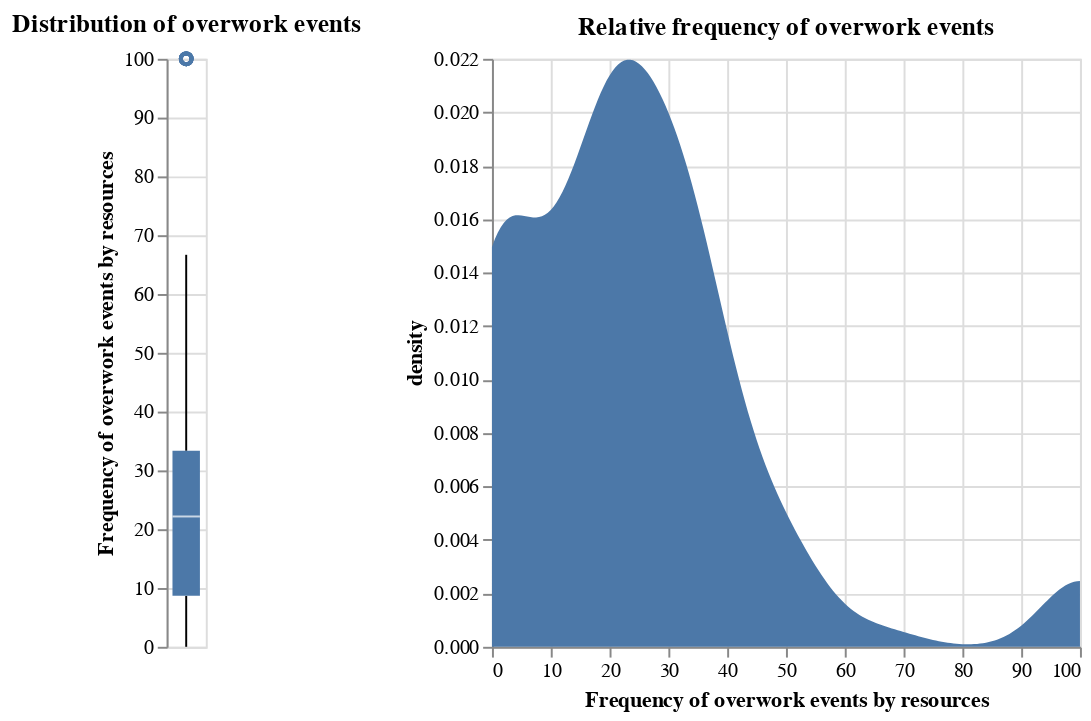

Notebook code cell kept with this figure:
### Code cell
alt.hconcat(
    alt.Chart(
        data=df_gb_events, 
        title='Distribution of overwork events'
    ).mark_boxplot().encode(
        y=alt.Y('freq_ow_events:Q')
            .title('Frequency of overwork events by resources')
    ),
    alt.Chart(
        data=df_gb_events,
        title='Relative frequency of overwork events'
    ).transform_density(
        'freq_ow_events',
        as_=['freq_ow_events', 'density']
    ).mark_area().encode(
        x=alt.X('freq_ow_events:Q')
            .title('Frequency of overwork events by resources'),
        y='density:Q'
    )
)

### Figure 1 — Vega-Lite specification as saved in the notebook (floating-point values rounded to 4 significant figures; data arrays with more than 128 entries replaced by an {"elided": "..."} marker saying what was removed)
{"config": {"view": {"continuousWidth": 300, "continuousHeight": 300}}, "hconcat": [{"mark": {"type": "boxplot"}, "encoding": {"y": {"field": "freq_ow_events", "title": "Frequency of overwork events by resources", "type": "quantitative"}}, "title": "Distribution of overwork events"}, {"mark": {"type": "area"}, "encoding": {"x": {"field": "freq_ow_events", "title": "Frequency of overwork events by resources", "type": "quantitative"}, "y": {"field": "density", "type": "quantitative"}}, "title": "Relative frequency of overwork events", "transform": [{"density": "freq_ow_events", "as": ["freq_ow_events", "density"]}]}], "data": {"name": "data-d1c2a7a1b421a2e0d92e15364015f656"}, "$schema": "https://vega.github.io/schema/vega-lite/v5.16.3.json", "datasets": {"data-d1c2a7a1b421a2e0d92e15364015f656": {"elided": "220 records"}}}
